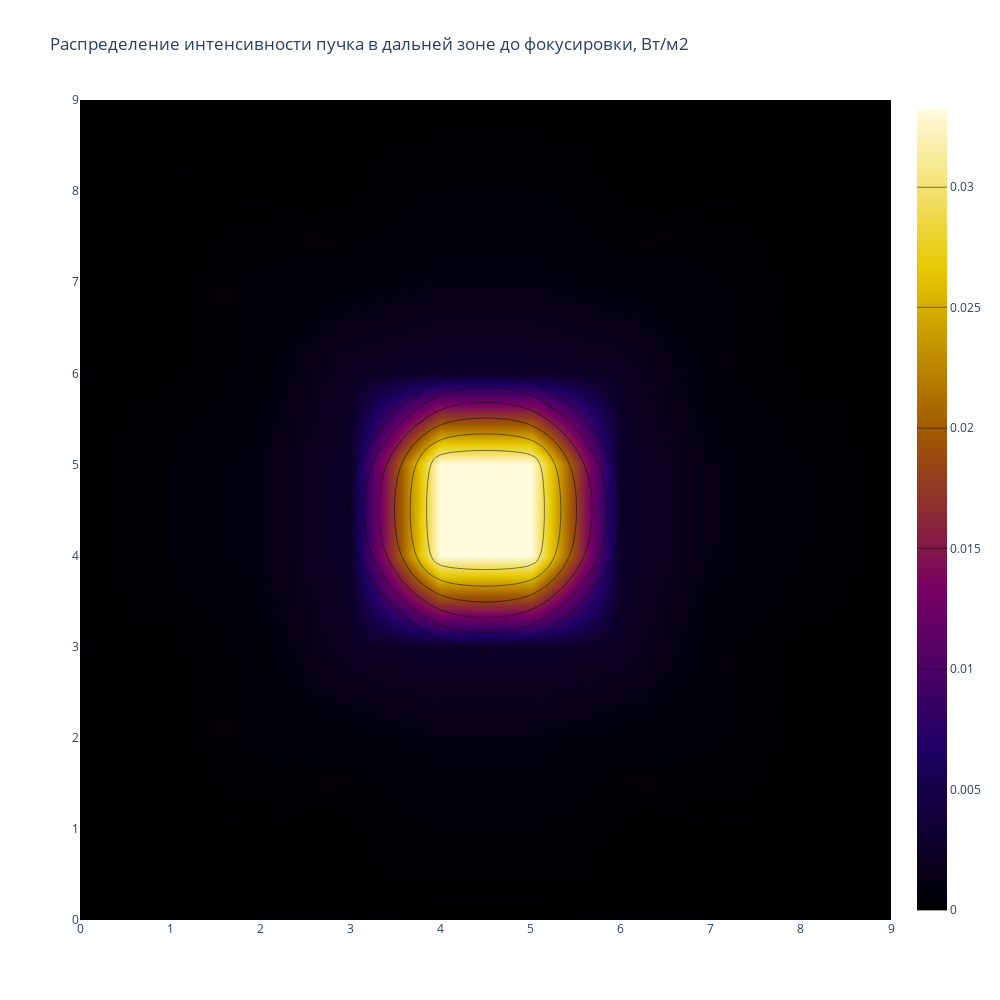

Notebook source saved alongside this figure:
### Code cell
fig = go.Figure(data = go.Contour(z = u_dal1,  colorscale='electric', 
            contours=dict(coloring ='heatmap'
            )))
fig.update_layout(
    title = 'Распределение интенсивности пучка в дальней зоне до фокусировки, Вт/м2',
    width=1000,
    height=1000,
    paper_bgcolor="White"
)
fig.show()
fig.write_html("Распределение интенсивности пучка в дальней зоне после фокусировки.html")
